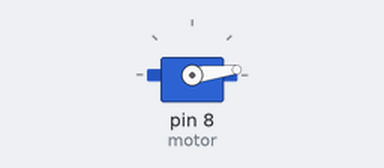
Bench run of a sketch on a simulated Arduino Uno, built with avr-gcc and run on an emulated ATmega328P. Parts: servo.

Above: at 0.05 s.
At 0.25 s:
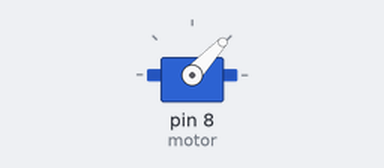
At 0.45 s:
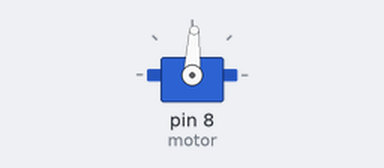
At 0.9 s:
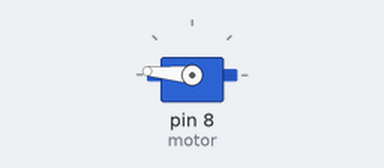
Timing chart, 0 to 3.0 s (numbered marks = the images above):
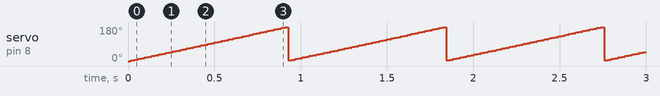

Measured:
- by itself, servo on pin 8 (motor): ramps from 3° to 179° and jumps back, once every 0.91 s

The sketch:

ServoMotor180.ino
```cpp
# include<Servo.h>
Servo motor;
int p=0;
void setup() {
motor.attach(8);
motor.write(180);

}

void loop() {
for (p=0;p<180;p++)
{
  motor.write(p);
  delay(5);
}
for (p=180;p<1;p--)
{
  motor.write(p);
  delay(5);
}
}
```
